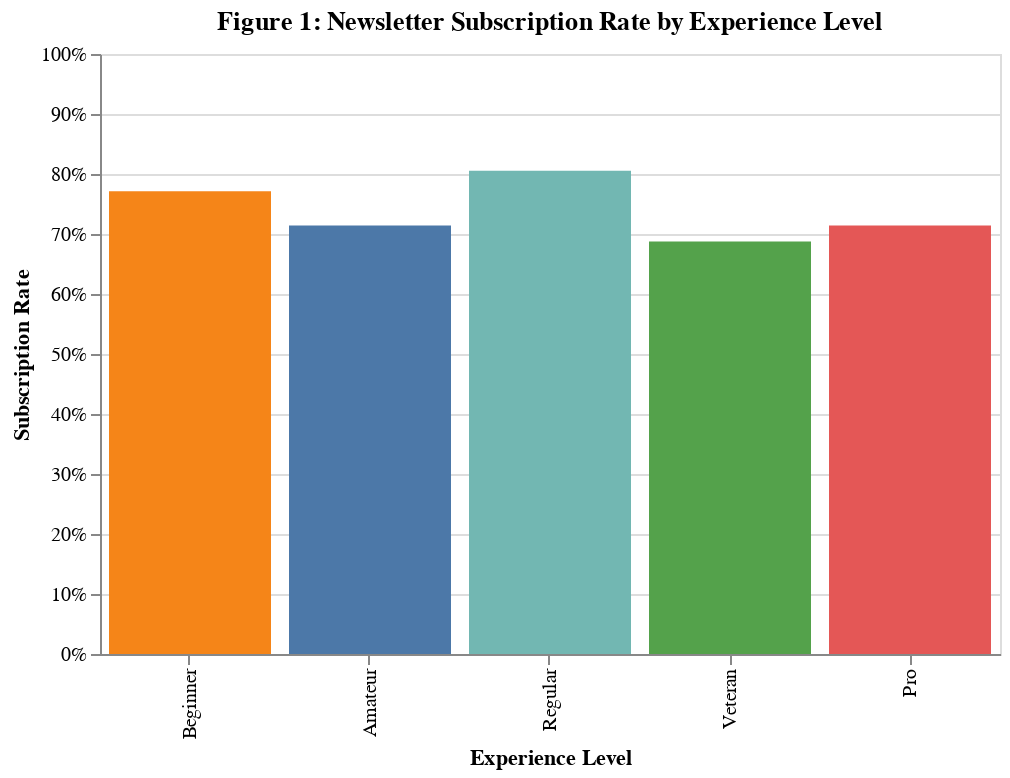

Write notebook code for a chart like this one.
### Markdown cell above
**4) Visualizations:**

**Figure 1:** Subscription Rate by Experience Level:
A bar chart displaying newsletter subscription rates across player experience levels. This visualization reveals whether more experienced plays show different engagement patterns with newsletter content.

### Code cell
import altair as alt 
exp_sub_rates = players.groupby('experience')['subscribe'].agg(['sum', 'count', 'mean']).reset_index()
exp_sub_rates.columns = ['experience', 'subscribed', 'total', 'rate']

fig1 = alt.Chart(players).mark_bar().encode(
    x=alt.X('experience:N', 
            title='Experience Level', 
            sort=['Beginner', 'Amateur', 'Regular', 'Veteran', 'Pro']),
    y=alt.Y('mean(subscribe):Q', 
            title='Subscription Rate',
            axis=alt.Axis(format='%'),
            scale=alt.Scale(domain=[0, 1])),
    color=alt.Color('experience:N', 
                    legend=None, 
                    scale=alt.Scale(scheme='tableau10')),
    tooltip=[
        alt.Tooltip('experience:N', title='Experience'),
        alt.Tooltip('mean(subscribe):Q', title='Subscription Rate', format='.1%'),
        alt.Tooltip('count()', title='Number of Players')
    ]
).properties(
    title='Figure 1: Newsletter Subscription Rate by Experience Level',
    width=450,
    height=300
)
fig1

### Figure 1 — Vega-Lite specification as saved in the notebook (floating-point values rounded to 4 significant figures; data arrays with more than 128 entries replaced by an {"elided": "..."} marker saying what was removed)
{"config": {"view": {"continuousWidth": 300, "continuousHeight": 300}}, "data": {"name": "data-094ab745fb9f06385dd7feabadc0ec26"}, "mark": {"type": "bar"}, "encoding": {"color": {"field": "experience", "legend": null, "scale": {"scheme": "tableau10"}, "type": "nominal"}, "tooltip": [{"field": "experience", "title": "Experience", "type": "nominal"}, {"aggregate": "mean", "field": "subscribe", "format": ".1%", "title": "Subscription Rate", "type": "quantitative"}, {"aggregate": "count", "title": "Number of Players", "type": "quantitative"}], "x": {"field": "experience", "sort": ["Beginner", "Amateur", "Regular", "Veteran", "Pro"], "title": "Experience Level", "type": "nominal"}, "y": {"aggregate": "mean", "axis": {"format": "%"}, "field": "subscribe", "scale": {"domain": [0, 1]}, "title": "Subscription Rate", "type": "quantitative"}}, "height": 300, "title": "Figure 1: Newsletter Subscription Rate by Experience Level", "width": 450, "$schema": "https://vega.github.io/schema/vega-lite/v5.20.1.json", "datasets": {"data-094ab745fb9f06385dd7feabadc0ec26": {"elided": "196 records"}}}
